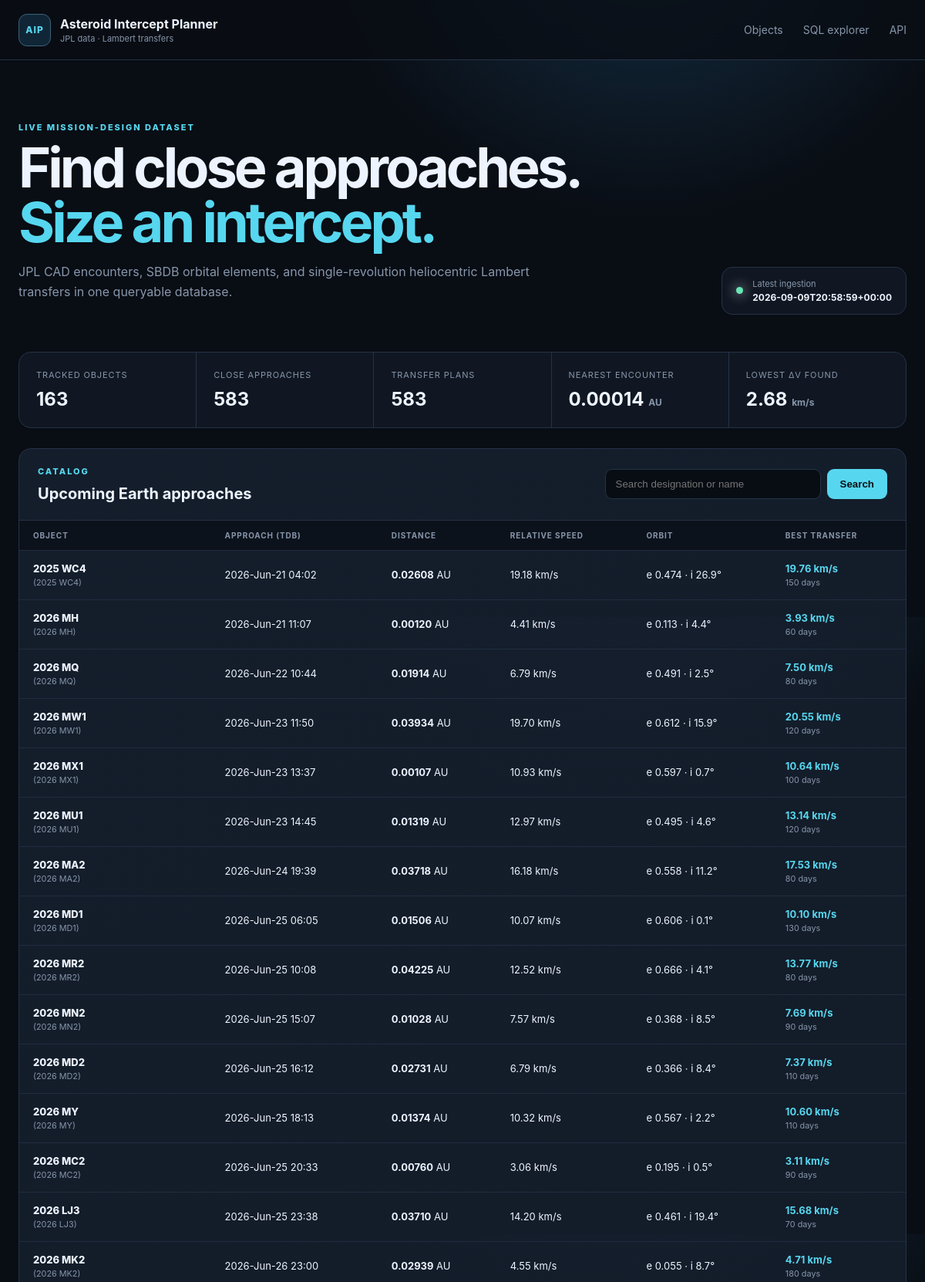
The page / (upper part) on the database its author committed.
### tables this page shows
CREATE TABLE ingestion_runs (
    run_id INTEGER PRIMARY KEY AUTOINCREMENT,
    started_at TEXT NOT NULL,
    finished_at TEXT,
    status TEXT NOT NULL CHECK (status IN ('running', 'success', 'failed')),
    source TEXT NOT NULL,
    query_json TEXT NOT NULL,
    object_count INTEGER NOT NULL DEFAULT 0,
    error_message TEXT
);

CREATE TABLE intercept_plans (
    plan_id INTEGER PRIMARY KEY AUTOINCREMENT,
    approach_id INTEGER NOT NULL REFERENCES close_approaches(approach_id) ON DELETE CASCADE,
    method TEXT NOT NULL,
    departure_jd_tdb REAL NOT NULL,
    arrival_jd_tdb REAL NOT NULL,
    tof_days REAL NOT NULL,
    departure_dv_kms REAL NOT NULL,
    arrival_dv_kms REAL NOT NULL,
    total_dv_kms REAL NOT NULL,
    c3_km2_s2 REAL,
    leo_departure_dv_kms REAL,
    polyline_json TEXT,
    computed_at TEXT NOT NULL, capture_dv_kms REAL, stable_final_orbit INTEGER, capture_json TEXT,
    UNIQUE (approach_id, method)
);

CREATE TABLE asteroids (
    designation TEXT PRIMARY KEY,
    fullname TEXT,
    absolute_magnitude_h REAL,
    diameter_km REAL,
    first_seen_at TEXT NOT NULL,
    updated_at TEXT NOT NULL
);

CREATE TABLE close_approaches (
    approach_id INTEGER PRIMARY KEY AUTOINCREMENT,
    designation TEXT NOT NULL REFERENCES asteroids(designation) ON DELETE CASCADE,
    body TEXT NOT NULL DEFAULT 'Earth',
    close_approach_jd_tdb REAL NOT NULL,
    close_approach_text TEXT,
    distance_au REAL NOT NULL,
    distance_min_au REAL,
    distance_max_au REAL,
    relative_velocity_kms REAL,
    hyperbolic_excess_velocity_kms REAL,
    time_uncertainty TEXT,
    ingested_at TEXT NOT NULL,
    UNIQUE (designation, body, close_approach_jd_tdb)
);

CREATE TABLE orbital_elements (
    designation TEXT PRIMARY KEY REFERENCES asteroids(designation) ON DELETE CASCADE,
    epoch_jd_tdb REAL,
    semi_major_axis_au REAL NOT NULL,
    eccentricity REAL NOT NULL,
    inclination_deg REAL NOT NULL,
    raan_deg REAL NOT NULL,
    arg_periapsis_deg REAL NOT NULL,
    mean_anomaly_deg REAL,
    perihelion_time_jd_tdb REAL,
    perihelion_distance_au REAL,
    aphelion_distance_au REAL,
    orbital_period_days REAL,
    earth_moid_au REAL,
    condition_code TEXT,
    orbit_id TEXT,
    source TEXT NOT NULL,
    updated_at TEXT NOT NULL
);

### app/web.py (the view)
    @application.route("/")
    def index():
        search = request.args.get("q", "").strip()
        sort = request.args.get("sort", "date")
        order = request.args.get("order", "asc")
        return render_template(
            "index.html",
            rows=list_asteroids(search, sort, order, path=settings.database_path),
            stats=dashboard_stats(settings.database_path),
            latest_run=latest_ingestion(settings.database_path),
            search=search,
            sort=sort,
            order=order,
        )

### app/database.py (called while the page is built, shortened)
def _dict_row(cursor: sqlite3.Cursor, row: tuple[Any, ...]) -> dict[str, Any]:
    return {column[0]: row[index] for index, column in enumerate(cursor.description)}

@contextmanager
def connect(path: Path | None = None) -> Iterator[sqlite3.Connection]:
    database_path = Path(path or get_settings().database_path)
    database_path.parent.mkdir(parents=True, exist_ok=True)
    connection = sqlite3.connect(database_path, timeout=30)
    connection.row_factory = _dict_row
    connection.execute("PRAGMA foreign_keys = ON")
    connection.execute("PRAGMA busy_timeout = 30000")
    try:
        yield connection
    finally:
        connection.close()

def initialize_database(path: Path | None = None) -> Path:
    database_path = Path(path or get_settings().database_path)
    schema = Path(__file__).with_name("schema.sql").read_text(encoding="utf-8")
    with connect(database_path) as connection:
        schema_version = int(connection.execute("PRAGMA user_version").fetchone()["user_version"])
        if schema_version < 2:
            connection.executescript(schema)
            connection.commit()
    return database_path

def fetch_all(
    query: str, params: Sequence[Any] = (), path: Path | None = None
) -> list[dict[str, Any]]:
    initialize_database(path)
    with connect(path) as connection:
        return connection.execute(query, params).fetchall()

def fetch_one(
    query: str, params: Sequence[Any] = (), path: Path | None = None
) -> dict[str, Any] | None:
    rows = fetch_all(query, params, path)
    return rows[0] if rows else None

def dashboard_stats(path: Path | None = None) -> dict[str, Any]:
    return (
        fetch_one(
            """
        SELECT
          (SELECT COUNT(*) FROM asteroids) AS asteroid_count,
          (SELECT COUNT(*) FROM close_approaches) AS approach_count,
          (SELECT COUNT(*) FROM intercept_plans) AS plan_count,
          (SELECT MIN(distance_au) FROM close_approaches) AS nearest_distance_au,
          (SELECT MIN(total_dv_kms) FROM intercept_plans) AS lowest_total_dv_kms
        """,
            path=path,
        )
        or {}
    )

def latest_ingestion(path: Path | None = None) -> dict[str, Any] | None:
    return fetch_one("SELECT * FROM ingestion_runs ORDER BY run_id DESC LIMIT 1", path=path)

### app/templates/index.html (shortened to what this page needs)
{% extends "base.html" %}
{% block content %}
<section class="hero">
  <div>
    <p class="eyebrow">LIVE MISSION-DESIGN DATASET</p>
    <h1>Find close approaches.<br><span>Size an intercept.</span></h1>
    <p>JPL CAD encounters, SBDB orbital elements, and single-revolution heliocentric Lambert transfers in one queryable database.</p>
  </div>
  <div class="run-status">
    <span class="status-dot {{ 'ok' if latest_run and latest_run.status == 'success' else '' }}"></span>
    <div><small>Latest ingestion</small><strong>{{ latest_run.finished_at if latest_run else 'No run recorded' }}</strong></div>
  </div>
</section>
<section class="metrics">
  <article><small>Tracked objects</small><strong>{{ stats.asteroid_count or 0 }}</strong></article>
  <article><small>Close approaches</small><strong>{{ stats.approach_count or 0 }}</strong></article>
  <article><small>Transfer plans</small><strong>{{ stats.plan_count or 0 }}</strong></article>
  <article><small>Nearest encounter</small><strong>{{ stats.nearest_distance_au|number(5) }} <em>AU</em></strong></article>
  <article><small>Lowest Δv found</small><strong>{{ stats.lowest_total_dv_kms|number(2) }} <em>km/s</em></strong></article>
</section>
<section class="panel">
  <div class="panel-header">
    <div><p class="eyebrow">CATALOG</p><h2>Upcoming Earth approaches</h2></div>
    <form class="search" method="get">
      <input type="search" name="q" value="{{ search }}" placeholder="Search designation or name">
      <button>Search</button>
    </form>
  </div>
  <div class="table-wrap">
    <table>
      <thead><tr>
        <th>Object</th><th>Approach (TDB)</th><th>Distance</th><th>Relative speed</th>
        <th>Orbit</th><th>Best transfer</th>
      </tr></thead>
      <tbody>
      {% for row in rows %}
        <tr>
          <td><a class="object-link" href="{{ url_for('asteroid_detail', designation=row.designation) }}">{{ row.designation }}</a><small>{{ row.fullname or '' }}</small></td>
          <td>{{ row.close_approach_text or row.close_approach_jd_tdb|number(2) }}</td>
          <td><strong>{{ row.distance_au|number(5) }}</strong> AU</td>
          <td>{{ row.relative_velocity_kms|number(2) }} km/s</td>
          <td>e {{ row.eccentricity|number(3) }} · i {{ row.inclination_deg|number(1) }}°</td>
          <td>{% if row.total_dv_kms is not none %}<strong class="accent">{{ row.total_dv_kms|number(2) }} km/s</strong><small>{{ row.tof_days|number(0) }} days</small>{% else %}<span class="muted">No feasible grid solution</span>{% endif %}</td>
        </tr>
      {% else %}
        <tr><td class="empty" colspan="6">The database is empty. Run <code>python -m app.ingest</code> to populate it.</td></tr>
      {% endfor %}
      </tbody>
    </table>
  </div>
</section>
{% endblock %}

### app/static/style.css (style rules this page uses)
:root { --bg:#090d14;--surface:#101722;--surface-2:#151f2d;--line:#253246;--text:#edf4ff;--muted:#8796ab;--cyan:#56d7ef;--green:#67e8b5;--orange:#ffad66;--max:1440px;font-family:Inter,ui-sans-serif,system-ui,-apple-system,BlinkMacSystemFont,"Segoe UI",sans-serif;color-scheme:dark }
* { box-sizing:border-box }
body { margin:0;background:radial-gradient(circle at 70% -20%,#16334a 0,transparent 35%),var(--bg);color:var(--text);min-height:100vh }
.hero { display:flex;justify-content:space-between;align-items:flex-end;padding:38px 0 48px }
.eyebrow { font-size:11px;letter-spacing:.18em;color:var(--cyan);font-weight:800;margin:0 0 10px }
.hero h1,.detail-hero h1 { font-size:clamp(42px,6vw,82px);line-height:.98;margin:0;letter-spacing:-.055em }
.hero h1 span { color:var(--cyan) }
.hero>div>p:last-child,.detail-hero>p:last-child { color:var(--muted);max-width:680px;line-height:1.65 }
.run-status { display:flex;align-items:center;gap:12px;padding:14px 18px;border:1px solid var(--line);border-radius:14px;background:var(--surface) }
.run-status small,.run-status strong { display:block }
.run-status small { color:var(--muted);font-size:11px }
.run-status strong { font-size:12px;margin-top:3px }
.status-dot { width:9px;height:9px;border-radius:50%;background:var(--orange);box-shadow:0 0 16px currentColor }
.status-dot.ok { background:var(--green) }
.metrics { display:grid;grid-template-columns:repeat(5,1fr);gap:1px;background:var(--line);border:1px solid var(--line);border-radius:16px;overflow:hidden;margin-bottom:26px }
.metrics article { background:var(--surface);padding:22px }
.metrics small { display:block;color:var(--muted);font-size:11px;text-transform:uppercase;letter-spacing:.08em }
.metrics strong { display:block;font-size:24px;margin-top:10px }
.metrics em { font-size:12px;color:var(--muted);font-style:normal }
.panel { border:1px solid var(--line);background:linear-gradient(145deg,rgba(21,31,45,.93),rgba(12,18,28,.93));border-radius:16px;overflow:hidden }
.panel-header { padding:22px 24px;border-bottom:1px solid var(--line);display:flex;align-items:center;justify-content:space-between;gap:24px }
.panel-header h2,.note-card h2,.table-list h2 { margin:0;font-size:20px }
.search { display:flex;gap:8px }
input,textarea { background:#080d14;border:1px solid var(--line);color:var(--text);border-radius:9px;padding:11px 13px }
input { min-width:280px }
button,.button { background:var(--cyan);border:0;color:#071015;border-radius:9px;padding:11px 17px;font-weight:800;cursor:pointer;text-decoration:none;display:inline-block }
.table-wrap { overflow:auto }
table { width:100%;border-collapse:collapse;font-size:13px }
th { text-align:left;color:var(--muted);font-size:10px;text-transform:uppercase;letter-spacing:.09em;padding:13px 18px;background:#0c121b;white-space:nowrap }
td { border-top:1px solid rgba(37,50,70,.75);padding:15px 18px;white-space:nowrap }
td small { display:block;color:var(--muted);margin-top:4px }
.object-link { color:var(--text);font-weight:800;text-decoration:none }
.object-link:hover,.accent { color:var(--cyan) }

### rows shown on the page
ingestion_runs: finished_at "2026-09-09T20:58:59+00:00"
intercept_plans: designation "2025 WC4", fullname "(2025 WC4)", close_approach_text "2026-Jun-21 04:02", distance_au|number "0.02608", relative_velocity_kms|number "19.18", eccentricity|number "0.474", inclination_deg|number "26.9", total_dv_kms|number "19.76", tof_days|number "150"
intercept_plans: designation "2026 MH", fullname "(2026 MH)", close_approach_text "2026-Jun-21 11:07", distance_au|number "0.00120", relative_velocity_kms|number "4.41", eccentricity|number "0.113", inclination_deg|number "4.4", total_dv_kms|number "3.93", tof_days|number "60"
intercept_plans: designation "2026 MQ", fullname "(2026 MQ)", close_approach_text "2026-Jun-22 10:44", distance_au|number "0.01914", relative_velocity_kms|number "6.79", eccentricity|number "0.491", inclination_deg|number "2.5", total_dv_kms|number "7.50", tof_days|number "80"
intercept_plans: designation "2026 MW1", fullname "(2026 MW1)", close_approach_text "2026-Jun-23 11:50", distance_au|number "0.03934", relative_velocity_kms|number "19.70", eccentricity|number "0.612", inclination_deg|number "15.9", total_dv_kms|number "20.55", tof_days|number "120"
intercept_plans: designation "2026 MX1", fullname "(2026 MX1)", close_approach_text "2026-Jun-23 13:37", distance_au|number "0.00107", relative_velocity_kms|number "10.93", eccentricity|number "0.597", inclination_deg|number "0.7", total_dv_kms|number "10.64", tof_days|number "100"
intercept_plans: designation "2026 MU1", fullname "(2026 MU1)", close_approach_text "2026-Jun-23 14:45", distance_au|number "0.01319", relative_velocity_kms|number "12.97", eccentricity|number "0.495", inclination_deg|number "4.6", total_dv_kms|number "13.14", tof_days|number "120"
intercept_plans: designation "2026 MA2", fullname "(2026 MA2)", close_approach_text "2026-Jun-24 19:39", distance_au|number "0.03718", relative_velocity_kms|number "16.18", eccentricity|number "0.558", inclination_deg|number "11.2", total_dv_kms|number "17.53", tof_days|number "80"
intercept_plans: designation "2026 MD1", fullname "(2026 MD1)", close_approach_text "2026-Jun-25 06:05", distance_au|number "0.01506", relative_velocity_kms|number "10.07", eccentricity|number "0.606", inclination_deg|number "0.1", total_dv_kms|number "10.10", tof_days|number "130"
intercept_plans: designation "2026 MR2", fullname "(2026 MR2)", close_approach_text "2026-Jun-25 10:08", distance_au|number "0.04225", relative_velocity_kms|number "12.52", eccentricity|number "0.666", inclination_deg|number "4.1", total_dv_kms|number "13.77", tof_days|number "80"
intercept_plans: designation "2026 MN2", fullname "(2026 MN2)", close_approach_text "2026-Jun-25 15:07", distance_au|number "0.01028", relative_velocity_kms|number "7.57", eccentricity|number "0.368", inclination_deg|number "8.5", total_dv_kms|number "7.69", tof_days|number "90"
intercept_plans: designation "2026 MD2", fullname "(2026 MD2)", close_approach_text "2026-Jun-25 16:12", distance_au|number "0.02731", relative_velocity_kms|number "6.79", eccentricity|number "0.366", inclination_deg|number "8.4", total_dv_kms|number "7.37", tof_days|number "110"
intercept_plans: designation "2026 MY", fullname "(2026 MY)", close_approach_text "2026-Jun-25 18:13", distance_au|number "0.01374", relative_velocity_kms|number "10.32", eccentricity|number "0.567", inclination_deg|number "2.2", total_dv_kms|number "10.60", tof_days|number "110"
intercept_plans: designation "2026 MC2", fullname "(2026 MC2)", close_approach_text "2026-Jun-25 20:33", distance_au|number "0.00760", relative_velocity_kms|number "3.06", eccentricity|number "0.195", inclination_deg|number "0.5", total_dv_kms|number "3.11", tof_days|number "90"
intercept_plans: designation "2026 LJ3", fullname "(2026 LJ3)", close_approach_text "2026-Jun-25 23:38", distance_au|number "0.03710", relative_velocity_kms|number "14.20", eccentricity|number "0.461", inclination_deg|number "19.4", total_dv_kms|number "15.68", tof_days|number "70"
intercept_plans: designation "2026 MK2", fullname "(2026 MK2)", close_approach_text "2026-Jun-26 23:00", distance_au|number "0.02939", relative_velocity_kms|number "4.55", eccentricity|number "0.055", inclination_deg|number "8.7", total_dv_kms|number "4.71", tof_days|number "180"

### other values the page prints
{{ stats.asteroid_count or 0 }} "163"
{{ stats.approach_count or 0 }} "583"
{{ stats.plan_count or 0 }} "583"
{{ stats.nearest_distance_au|number(5) }} "0.00014"
{{ stats.lowest_total_dv_kms|number(2) }} "2.68"
